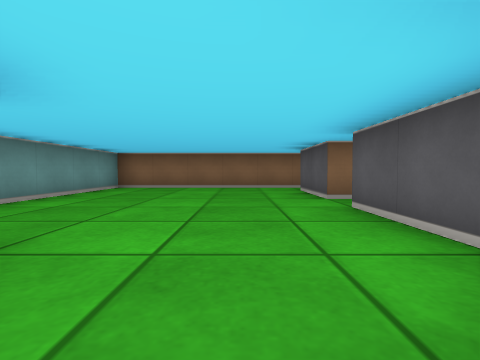
View 1 (above)

13 first-person views from a walk through a cub3D ray-caster map. The camera is about half as high as the walls, tilts 2° down and sees 85° across. The floor is counted in squares. Each view is taken from the middle of a square. On the plan, view 1 faces up. The plan holds only what a view shows up to about 9 squares ahead; the rest is blank.

View 2
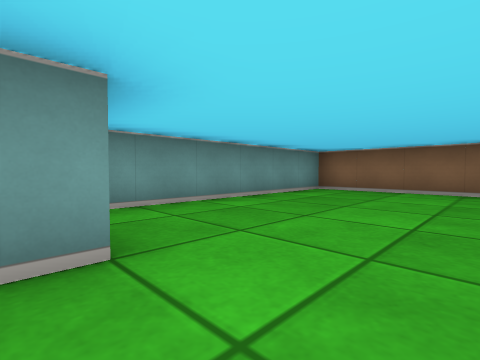

View 3
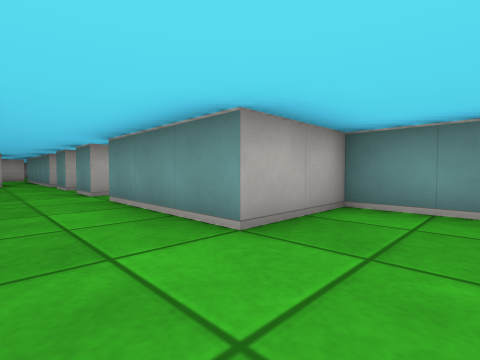

View 4
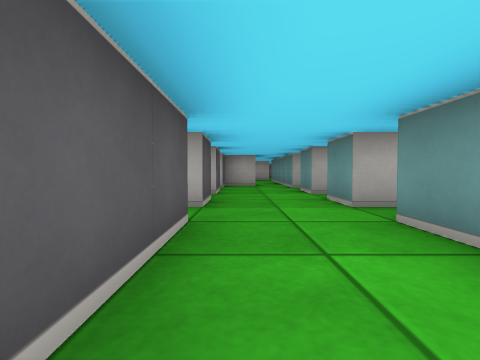

View 5
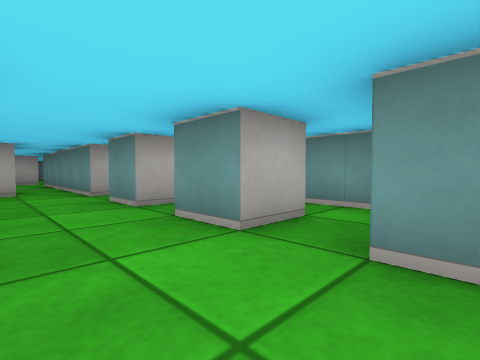

View 6
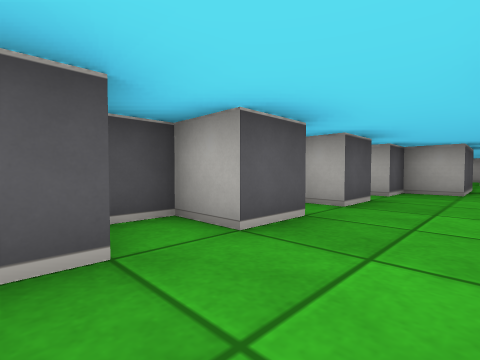

View 7
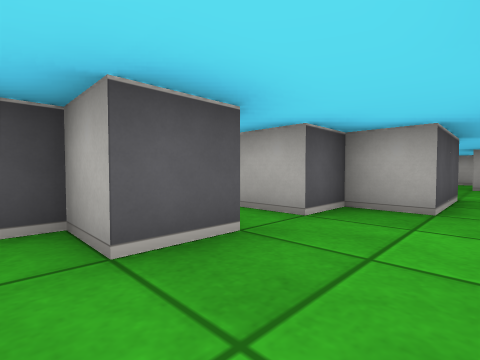

View 8
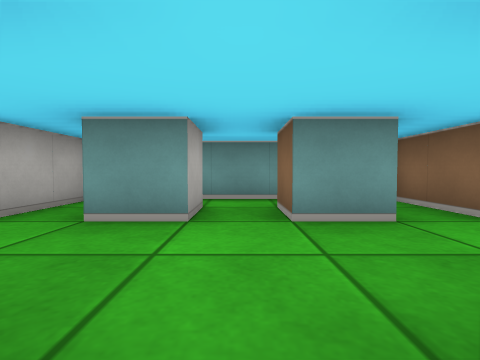

View 9
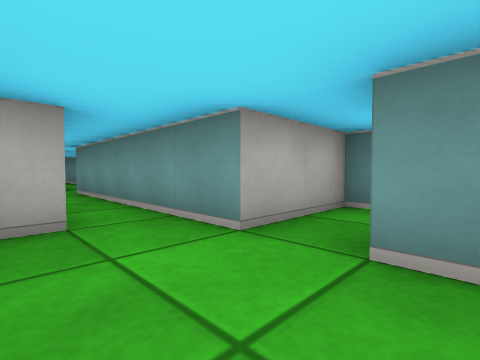

View 10
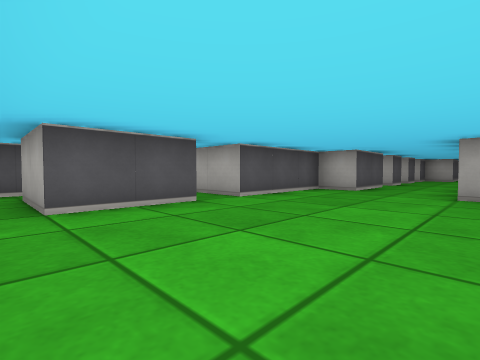

View 11
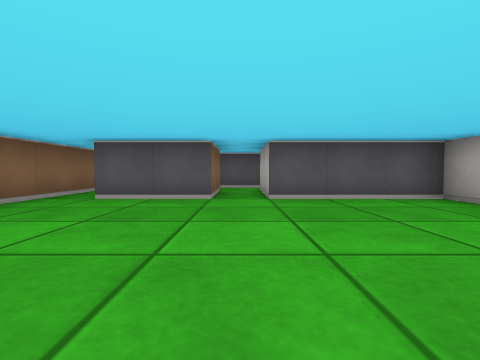

View 12
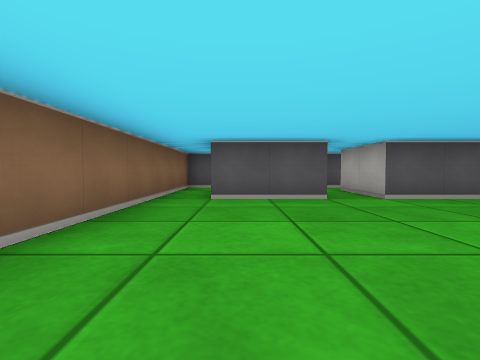

View 13
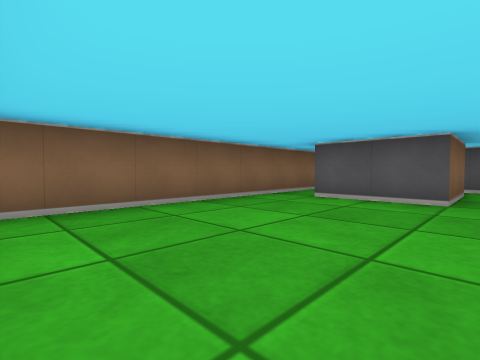

### Floor plan
Ten units are one square. View 1 is at (0, 0); x grows to the right and y downward. Boxes are objects, and circles mark ways between rooms. Rooms are numbered by the first view taken in them; rooms with no view inside come last. Other rooms are left out.
<svg viewBox="-40 -80 90 185">
<path fill="none" stroke="#000" d="M15 -45 15 -65M5 16 5 -5 15 -5 15 -35M15 -75 -35 -75 -35 -15 -15 -15 -15 15M5 25 15 25 15 18M-25 45 -15 45 -15 55M5 56 5 45 15 45 15 40M5 36 5 25M-26 25 -15 25 -15 35 -25 35M-15 15 -32 15M-35 21 -35 65 -15 65 -15 95M-5 95 -5 75 5 75 5 65M45 -64 45 -75 15 -75M15 -65 35 -65"/>
<circle cx="-5" cy="15" r="3" fill="#2a7"/>
<circle cx="25" cy="-70" r="3" fill="#2a7"/>
<text x="-10" y="-30">1</text>
<text x="-10" y="50">2</text>
<text x="40" y="-60">3</text>
</svg>
Room 1 opens to room 2. Room 1 opens to room 3.

Where each view was taken, in squares from view 1:
view 1: 0 up, 0 right, facing up
view 2: 1 up, 0 right, facing up-left
view 3: 3 up, 0 right, facing down-left
view 4: 1 up, 0 right, facing down
view 5: 1 down, 0 right, facing down-left
view 6: 1 down, 1 left, facing down-right
view 7: 4 down, 1 left, facing down-right
view 8: 4 down, 1 right, facing left
view 9: 5 down, 0 right, facing down-left
view 10: 7 up, 2 left, facing down-right
view 11: 4 up, 3 left, facing right
view 12: 6 up, 3 left, facing right
view 13: 4 up, 3 left, facing up-right
